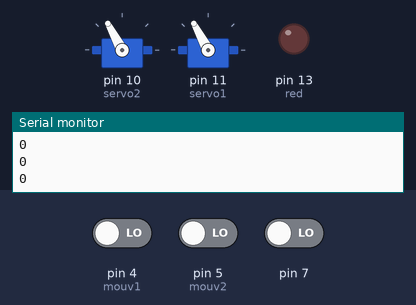
This sketch was run on a simulated Arduino Uno, built with avr-gcc and run on an emulated ATmega328P. Parts: 2 × servo, output pins drawn as LEDs (lit = HIGH), the last lines printed to the serial monitor. The inputs (shaded band) are chosen by the test bench; at power-on: pin 5 (mouv2) LOW, pin 7 LOW, pin 4 (mouv1) LOW.

Above: at 1.2 s.
1.3 s: pin 5 (mouv2) driven HIGH
At 2.6 s:
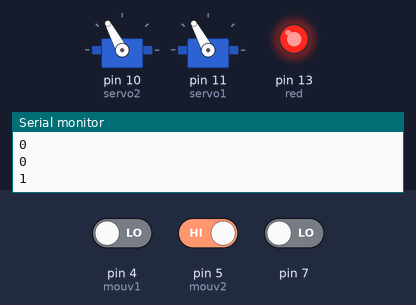
3.4 s: pin 7 driven HIGH
4.9 s: pin 5 (mouv2) driven LOW
At 5.46 s:
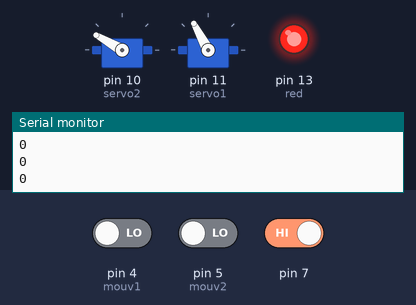
7.1 s: pin 4 (mouv1) driven HIGH
8.6 s: pin 4 (mouv1) driven LOW
At 10.46 s:
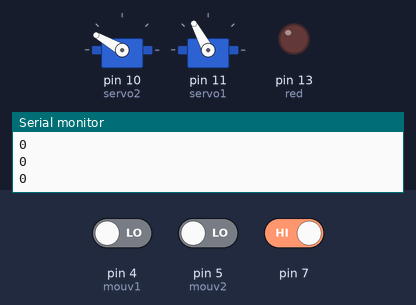
11.6 s: pin 4 (mouv1) driven HIGH and pin 7 driven LOW
At 12.06 s:
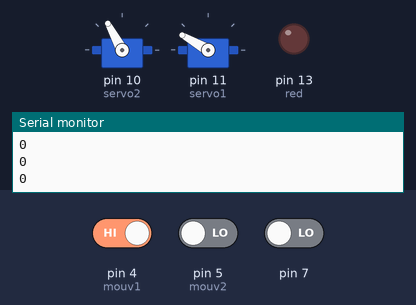
Timing chart, 0 to 15.6 s (numbered marks = the images above; inputs shaded):
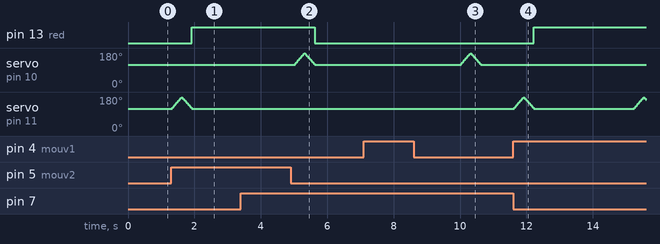

Measured:
- after the input at 1.3 s, pin 13 (red): LOW → HIGH after 0.63 s; servo on pin 11 (servo1): rises from 118° to 178° in 0.30 s, then falls to 118° in 0.30 s
- after the input at 3.4 s, every drawn part: stays the same
- after the input at 4.9 s, pin 13 (red): HIGH → LOW after 0.72 s; servo on pin 10 (servo2): rises from 118° to 178° in 0.30 s, then falls to 118° in 0.30 s
- after the input at 8.6 s, servo on pin 10 (servo2): rises from 118° to 178° in 0.30 s, then falls to 118° in 0.30 s

The sketch:

NOX_BOX_TEST.ino
```cpp
#include <Servo.h>
Servo servo1;
Servo servo2;
const int red = 13;
const int mouv1 = 4;
const int mouv2 = 5;
const int t = 5;
long chrono1 = millis();
long attente = 5000; // attente avant d'éteindre en milliseconde
// ceci est un delai d'attente de test, le projet finale n'a pas le même delai

void setup() {
  pinMode(mouv1, INPUT);
  pinMode(mouv2, INPUT);
  pinMode(red, OUTPUT);
  servo2.attach(10); // allumage
  servo1.attach(11); // éteignage
  Serial.begin(9600);
  servo1.write(118);
  servo2.write(118);
}

void loop() {
  bool state_mouv = (digitalRead(4)) || (digitalRead(5)); // booléen détection mouv

  bool capteurOrange = digitalRead(4);
  bool capteurBleu = digitalRead(5);
  Serial.println(capteurBleu);

  bool state_led = digitalRead(7);
  bool a = state_led && state_mouv;

  if (a == false and state_mouv == true){ // si la lumière est éteinte et que la NOX BOX capte un mouvement
    // déclenchement du mouvement du servo d'allumage
    for (int position = 118; position <= 178; position++){
      servo1.write(position);
      delay(t);
    }
    for (int position = 178; position >= 118; position--){
      servo1.write(position);
      delay(t);
    }
    // la led rouge symbolise la lumière allumée
    digitalWrite(red, HIGH);
    delay(3000);
  }


  long chrono2 = millis();
  if (chrono2 > chrono1 + attente){
    chrono1 = millis();


    if (a == false and state_led == true){ // si la lumière est allumée et que la NOX BOX ne capte aucun mouvement
      // déclenchement du mouvement du servo d'éteignage
      for (int position = 118; position <= 178; position++){
        servo2.write(position);
        delay(t);
      }
      for (int position = 178; position >= 118; position--){
        servo2.write(position);
        delay(t);
      }
      // la led rouge symbolise la lumière éteinte
      digitalWrite(red, LOW);
    }
  }
}
```
